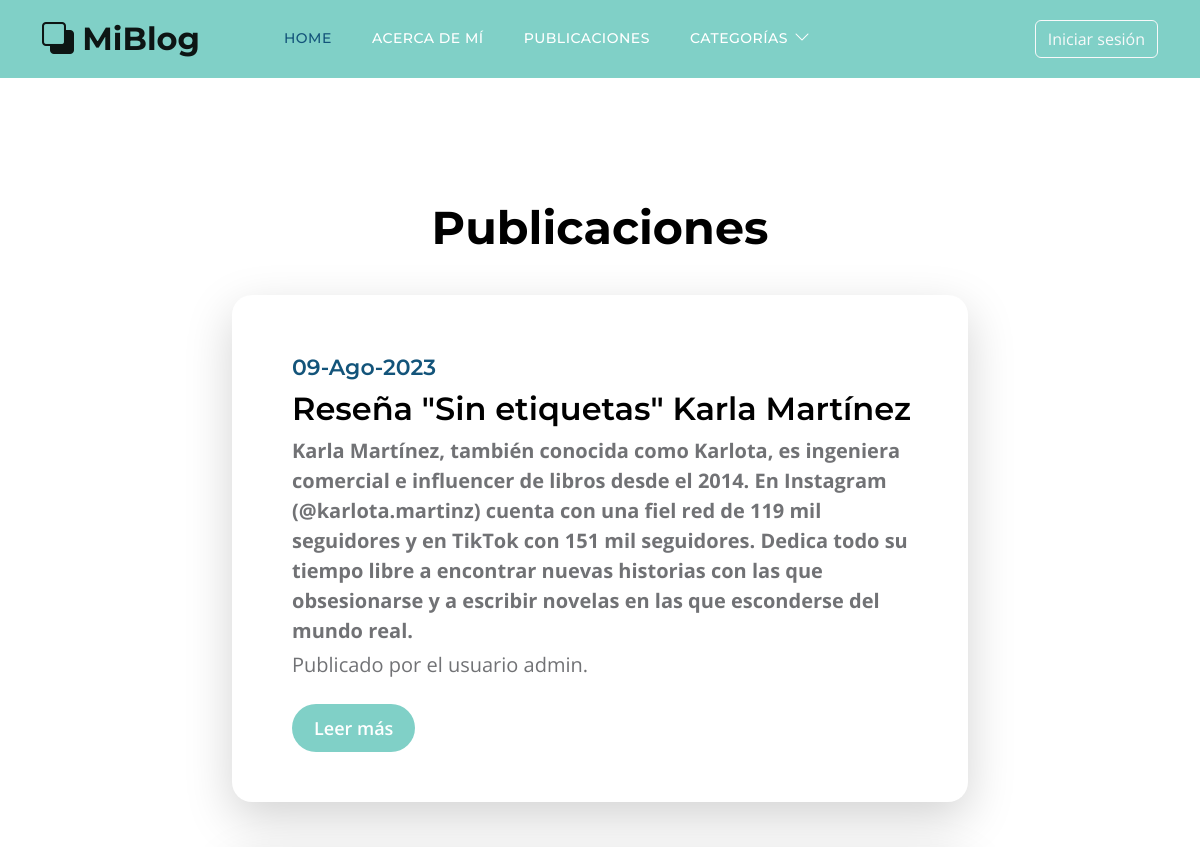
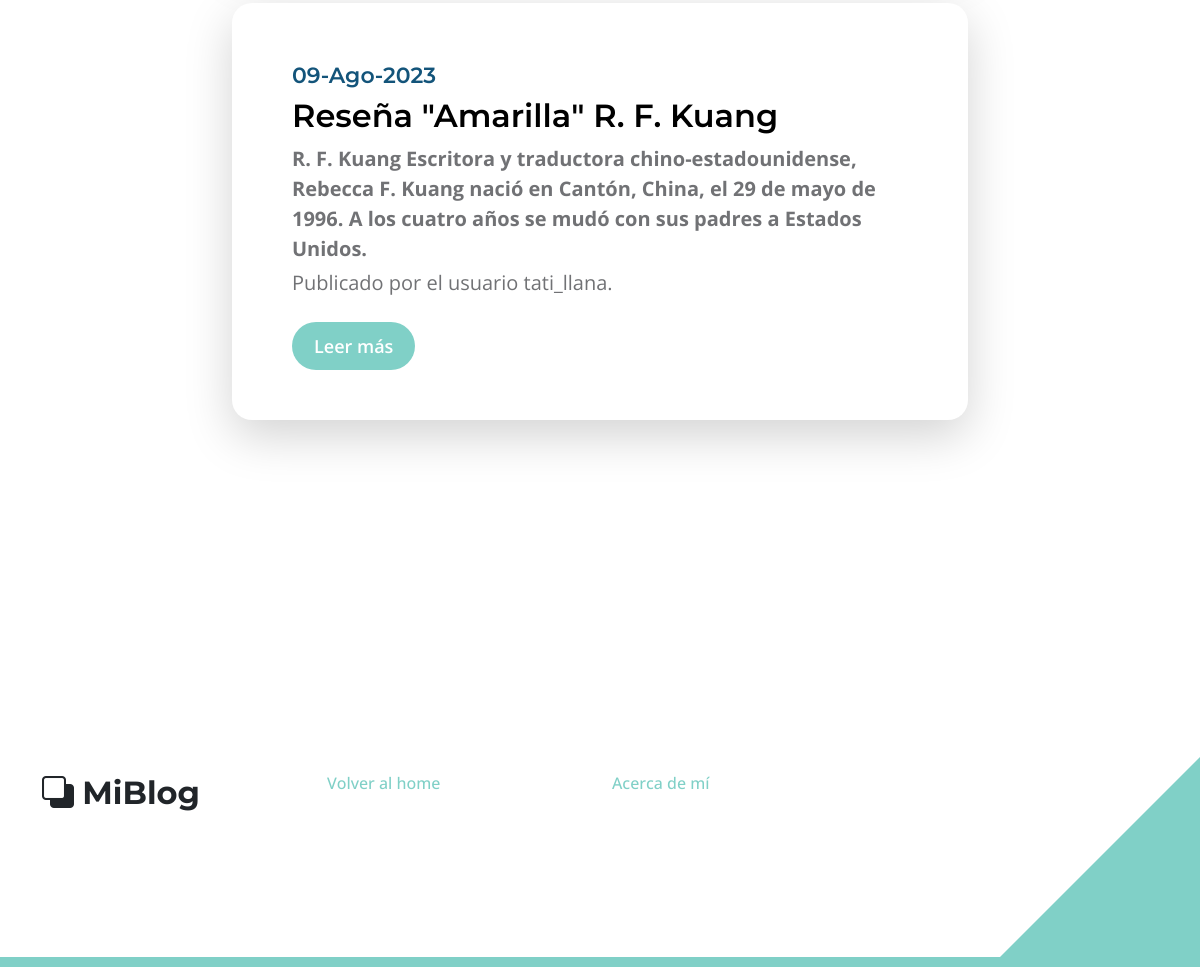
Page /pages/ on the earlier database version (2 pictures, top to bottom).
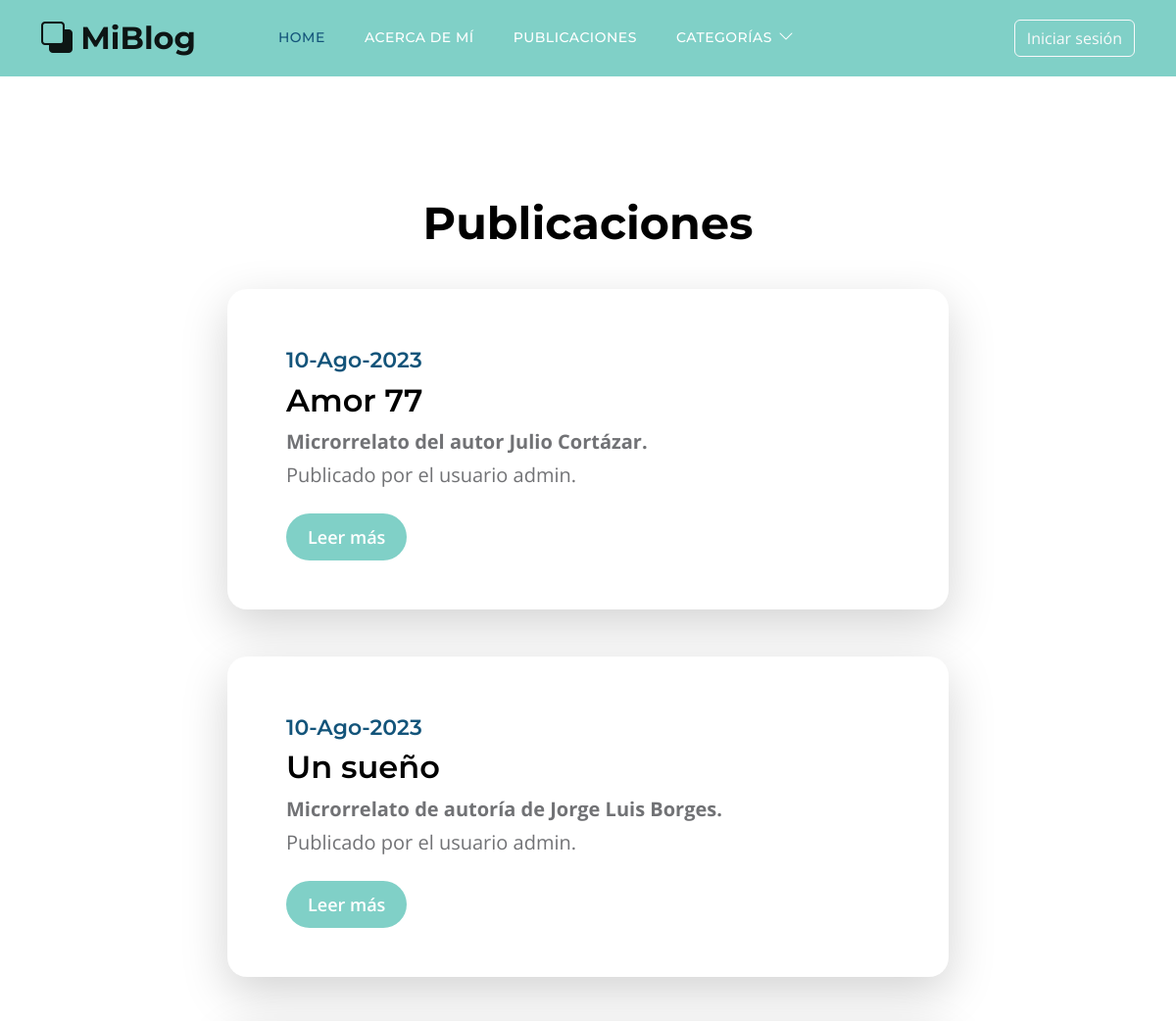
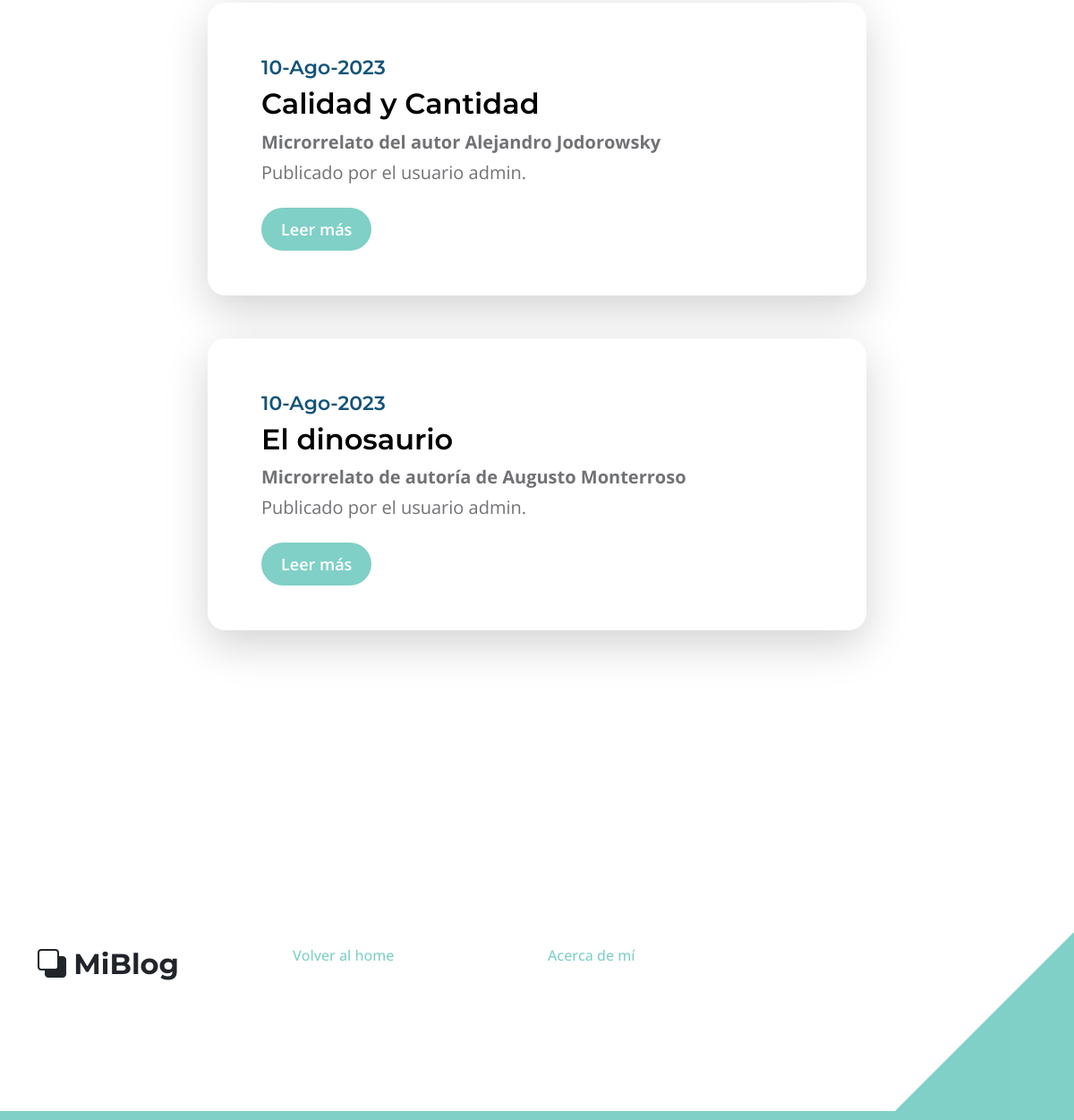
Same page on the later database version (2 pictures, top to bottom).
### blog/models.py (models this page shows, shortened)
class Post(models.Model):
    titulo = models.CharField(max_length=255)
    slug = models.SlugField(unique=True)
    subtitulo = models.TextField()
    cuerpo = models.TextField()
    autor = models.ForeignKey(settings.AUTH_USER_MODEL, on_delete=models.PROTECT)
    fecha = models.DateTimeField(auto_now_add=True)
    categoria = models.ManyToManyField('Categoria')
    class Meta:
        ordering = ('-fecha',)

### perfiles/models.py (models this page shows)
class Usuario(AbstractUser):
    def __str__(self):
        return f"{self.username}"

### blog/views.py (the view)
# urls.py: path("pages/", views.lista_articulos, name="pages"),
def lista_articulos(request):
    posts = Post.objects.all()
    categorias = Categoria.objects.all()
    return render(request, 'blog/pages.html', {'posts':posts, 'categorias':categorias})

### blog/templates/blog/pages.html (shortened to what this page needs)
{% extends 'base.html' %}
{% block contenido %}
<section class="section-padding">
    <div class="container">
        <div class="row">
            <div class="col-lg-12 col-12 text-center">
                <h2 class="mb-4">Publicaciones</h2>
            </div>
            <div class="col-lg-8 col-12 mt-3 mx-auto">
                {% for post in posts %}
                    <div class="custom-block custom-block-topics-listing bg-white shadow-lg mb-5">
                        <div class="d-flex">
                            <div class="custom-block-topics-listing-info d-flex">
                                <div>
                                    <h6 class="subtitle is-4">{{ post.fecha|date:'d-M-Y' }}</h6>
                                    <h3 class="mb-2">{{ post.titulo }}</h3>
                                    <p class="mb-1"><strong>{{ post.subtitulo }}</strong></p>
                                    <p class="mb-0">Publicado por el usuario {{ post.autor }}.</p>
                                    <a href="{% url 'detalle' post.id %}" class="btn custom-btn mt-3 mt-lg-4">Leer más</a>
                                </div>
                            </div>
                        </div>
                    </div>
                {% endfor %}
            </div>
        </div>
    </div>
</section>
{% endblock contenido %}

### template_base/base.html (shortened to what this page needs)
{% load static %}
<!doctype html>
<html lang="en">
    <head>
        <link href="{% static 'css/bootstrap.min.css' %}" rel="stylesheet">
        <link href="{% static 'css/bootstrap-icons.css' %}" rel="stylesheet">
        <link href="{% static 'css/templatemo-topic-listing.css' %}" rel="stylesheet">
    </head>
    <body id="top">
        <main>
            <nav class="navbar navbar-expand-lg" style="background-color: #80d0c7;">
                <div class="container">
                    <a class="navbar-brand">
                        <i class="bi-back"></i>
                        <span>MiBlog</span>
                    </a>
                    <div class="collapse navbar-collapse" id="navbarNav">
                        <ul class="navbar-nav ms-lg-5 me-lg-auto">
                            <li class="nav-item">
                                <a class="nav-link click-scroll" href="{% url 'blog:home' %}">Home</a>
                            </li>
                            <li class="nav-item">
                                <a class="nav-link" href="{% url 'blog:about' %}">Acerca de mí</a>
                            </li>
                            <li class="nav-item">
                                <a class="nav-link" href="{% url 'blog:pages' %}">Publicaciones</a>
                            </li>
                            <li class="nav-item dropdown">
                                <a class="nav-link dropdown-toggle" href="#" id="navbarLightDropdownMenuLink" role="button" data-bs-toggle="dropdown" aria-expanded="false">Categorías</a>
                            </li>
                        </ul>
                        <div class="d-none d-lg-block">
                            {% if user.is_authenticated %}
                                <div class="dropdown show">
                                    <a class="btn btn-secondary dropdown-toggle" role="button" id="dropdownMenuLink" data-toggle="dropdown" aria-haspopup="true" aria-expanded="false">
                                    {{ user.username }}
                                    </a>
                                    <div class="dropdown-menu" aria-labelledby="dropdownMenuLink">
                                        <a class="dropdown-item" href="{% url 'perfiles:perfil' user.id %}">Mis datos</a>
                                        <a class="dropdown-item" href="{% url 'perfiles:mis_publicaciones' %}">Mis publicaciones</a>
                                        <a class="dropdown-item" href="{% url 'perfiles:logout' %}">Cerrar sesión</a>
                                    </div>
                                </div>
                            {% else %}
                                <a class="btn btn-outline-light ms-2" href="{% url 'perfiles:login' %}" role="button">Iniciar sesión</a>
                            {% endif %}
                        </div>
                    </div>
                </div>
            </nav>
        </main>
            <section class="explore-section section-padding">
                {% block contenido %} {% endblock contenido %}
            </section>
<footer class="site-footer section-padding">
            <div class="container">
                <div class="row">
                    <div class="col-lg-3 col-12 mb-4 pb-2">
                        <a class="navbar-brand mb-2">
                            <i class="bi-back"></i>
                            <span>MiBlog</span>
                        </a>
                    </div>
                    <div class="col-lg-3 col-md-4 col-6">
                        <ul class="site-footer-links">
                            <li class="site-footer-link-item">
                                <a href="{% url 'blog:home' %}" class="site-footer-link">Volver al home</a>
                            </li>
                        </ul>
                    </div>
                    <div class="col-lg-3 col-md-4 col-6 mb-4 mb-lg-0">
                        <ul class="site-footer-links">
                            <li class="site-footer-link-item">
                                <a href="{% url 'blog:about' %}" class="site-footer-link">Acerca de mí</a>
                            </li>
                        </ul>
                    </div>
                </div>
            </div>
</footer>
    </body>
</html>

### static/css/templatemo-topic-listing.css (style rules this page uses)
:root { --white-color: #ffffff; --primary-color: #13547a; --secondary-color: #80d0c7; --section-bg-color: #f0f8ff; --custom-btn-bg-color: #80d0c7; --custom-btn-bg-hover-color: #13547a; --dark-color: #000000; --p-color: #717275; --border-color: #7fffd4; --link-hover-color: #13547a; --body-font-family: 'Open Sans', sans-serif; --title-font-family: 'Montserrat', sans-serif; --h1-font-size: 58px; --h2-font-size: 46px; --h3-font-size: 32px; --h4-font-size: 28px; --h5-font-size: 24px; --h6-font-size: 22px; --p-font-size: 20px; --menu-font-size: 14px; --btn-font-size: 18px; --copyright-font-size: 16px; --border-radius-large: 100px; --border-radius-medium: 20px; --border-radius-small: 10px; --font-weight-normal: 400; --font-weight-medium: 500; --font-weight-semibold: 600; --font-weight-bold: 700; }
body { background-color: var(--white-color); font-family: var(--body-font-family); }
h2, h3, h4, h5, h6 { color: var(--dark-color); }
h1, h2, h3, h4, h5, h6 { font-family: var(--title-font-family); font-weight: var(--font-weight-semibold); }
h2 { font-size: var(--h2-font-size); font-weight: var(--font-weight-bold); }
h3 { font-size: var(--h3-font-size); }
h6 { color: var(--primary-color); font-size: var(--h6-font-size); }
p { color: var(--p-color); font-size: var(--p-font-size); font-weight: var(--font-weight-normal); }
ul li { color: var(--p-color); font-size: var(--p-font-size); font-weight: var(--font-weight-normal); }
a, button { touch-action: manipulation; transition: all 0.3s; }
a { display: inline-block; color: var(--primary-color); text-decoration: none; }
b, strong { font-weight: var(--font-weight-bold); }
.section-padding { padding-top: 100px; padding-bottom: 100px; }
.custom-btn { background: var(--custom-btn-bg-color); border: 2px solid transparent; border-radius: var(--border-radius-large); color: var(--white-color); font-size: var(--btn-font-size); font-weight: var(--font-weight-semibold); line-height: normal; transition: all 0.3s; padding: 10px 20px; }
.navbar { background: transparent; border-bottom: 1px solid rgba(128, 208, 199, 0.35); z-index: 9; }
.navbar-brand, .navbar-brand:hover { font-size: var(--h3-font-size); font-weight: var(--font-weight-bold); display: block; }
.navbar-brand span { font-family: var(--title-font-family); }
.navbar-expand-lg .navbar-nav .nav-link { border-radius: var(--border-radius-large); margin: 10px; padding: 10px; }
.navbar-nav .nav-link { display: inline-block; color: var(--white-color); font-family: var(--title-font-family); font-size: var(--menu-font-size); font-weight: var(--font-weight-medium); text-transform: uppercase; letter-spacing: 0.5px; position: relative; padding-top: 15px; padding-bottom: 15px; }
.navbar-nav .nav-link.active, .navbar-nav .nav-link:hover { color: var(--primary-color); }
.navbar .dropdown-toggle::after { content: "\f282"; display: inline-block; font-family: bootstrap-icons !important; font-size: var(--copyright-font-size); font-style: normal; font-weight: normal !important; font-variant: normal; text-transform: none; line-height: 1; vertical-align: -.125em; -webkit-font-smoothing: antialiased; -moz-osx-font-smoothing: grayscale; position: relative; left: 2px; border: 0; }
.custom-block { border-radius: var(--border-radius-medium); position: relative; overflow: hidden; padding: 30px; transition: all 0.3s ease; height: 100%; }
.custom-block-topics-listing-info { margin: 30px 20px 20px 30px; }
.custom-block-topics-listing { height: inherit; }
.site-footer { border-bottom: 10px solid var(--secondary-color); position: relative; }
.site-footer::after { content: ""; position: absolute; bottom: 0; right: 0; width: 0; height: 0; border-style: solid; border-width: 0 0 200px 200px; border-color: transparent transparent var(--secondary-color) transparent; pointer-events: none; }
.site-footer-links { padding-left: 0; }
.site-footer-link-item { display: block; list-style: none; line-height: normal; }
.site-footer-link { color: var(--secondary-color); font-size: var(--copyright-font-size); font-weight: var(--font-weight-medium); line-height: normal; }

Differences in the rows shown:
removed Post: fecha "09-Ago-2023", titulo "Reseña \"Sin etiquetas\" Karla Martínez", subtitulo "Karla Martínez, también conocida como Karlota, es ingeniera comercial e influencer de libros desde el 2014. En Instagram (@karlota.martinz) cuenta con una fiel red de 119 mil seguidores y en TikTok con 151 mil seguidores. Dedica todo su tiempo libre a encontrar nuevas historias con las que obsesionarse y a escribir novelas en las que esconderse del mundo real.", autor "admin"
removed Post: fecha "09-Ago-2023", titulo "Reseña \"Amarilla\" R. F. Kuang", subtitulo "R. F. Kuang Escritora y traductora chino-estadounidense, Rebecca F. Kuang nació en Cantón, China, el 29 de mayo de 1996. A los cuatro años se mudó con sus padres a Estados Unidos.", autor "tati_llana"
added Post: fecha "10-Ago-2023", titulo "Amor 77", subtitulo "Microrrelato del autor Julio Cortázar.", autor "admin"
added Post: fecha "10-Ago-2023", titulo "Un sueño", subtitulo "Microrrelato de autoría de Jorge Luis Borges.", autor "admin"
added Post: fecha "10-Ago-2023", titulo "Calidad y Cantidad", subtitulo "Microrrelato del autor Alejandro Jodorowsky", autor "admin"
added Post: fecha "10-Ago-2023", titulo "El dinosaurio", subtitulo "Microrrelato de autoría de Augusto Monterroso", autor "admin"
